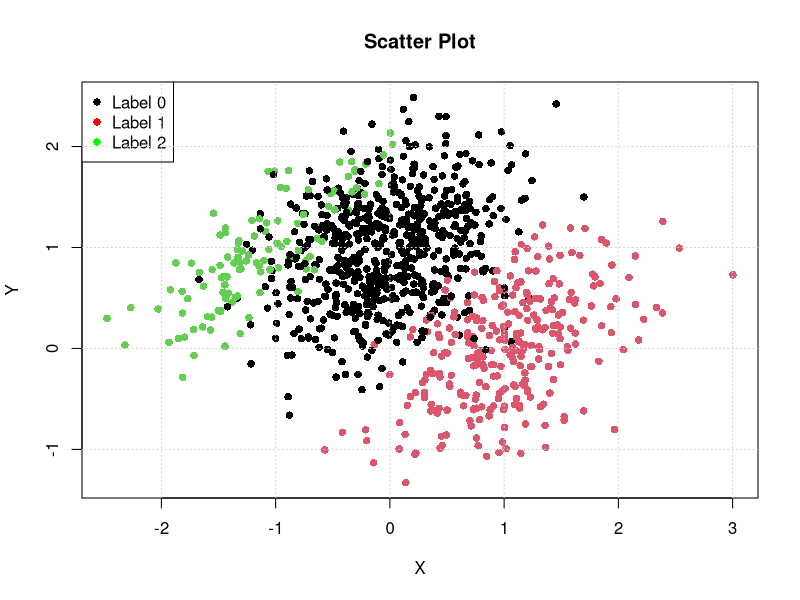

This figure's R source: (Note: a time limit stopped this script after it produced the figure.)

# Script: bayes-classifier.R
# Date: October, 3rd, 2019
# Author: Piotr Kapela

rm(list = ls())
cat("\014")

# Libraries
library(ggplot2) 
library(gridExtra)
library(MASS)

# Reproduce Randomness
set.seed(1)

# Number of Observations
n <- 1000
p <- 2
X <- matrix(ncol=p, nrow=n)

# Population Parameters
############################
# Variance
o0 <- o1 <- o2 <- 0.5

# Mean
mu0 <- c(0,1)
mu1 <- c(1,0)
mu2 <- c(-1,1)

# Correlation Coefficient
rho_fcn <- function(i) {
  return(0.25 + (i - 1)*0.25)
}
rho0 <- rho_fcn(1)
rho1 <- rho_fcn(2)
rho2 <- rho_fcn(3)

# Covariance Matrix 
C0 <- o0^2 * matrix(c(1, rho0, rho0, 1), nrow=2)
C1 <- o1^2 * matrix(c(1, rho1, rho1, 1), nrow=2)
C2 <- o2^2 * matrix(c(1, rho2, rho2, 1), nrow=2)

# Pi
pi0 <- 0.6
pi1 <- 0.3
pi2 <- 0.1

# Custom Functions
get_class_fcn <- function(x) {
  
  max_val <- det_fcn(x, C0, mu0, pi0)
  
  if( max_val < det_fcn(x,C1,mu1,pi1) ) {
    if( max_val < det_fcn(x, C2, mu2, pi2) ){
      return(2)
    } else {
      return(1)
    }
  } else if ( max_val < det_fcn(x, C2, mu2, pi2) ) {
    return(2)
  } else {
    return(0)
  }
}

det_fcn <- function(x, C, mu, pi) {
  return( -0.5 * x %*% solve(C) %*% x + x %*% solve(C) %*% mu -0.5 * mu %*% solve(C) %*% mu - 0.5 * log( det(C) ) + log(pi) )
}

# Data Generation
y <- as.factor(sample(0:2, size=n, replace=TRUE, prob=c(pi0, pi1, pi2)))
                           
for (i in 1:n){
  mu    <- (y[i]==2)*mu2 + (y[i]==1)*mu1 + (y[i]==0)*mu0
  C     <- (y[i]==2)*C2 + (y[i]==1)*C1 + (y[i]==0)*C0
  X[i,] <- mvrnorm(1, mu, C) 
}

# Plotting
plot(X, col=y, pch=16, xlab="X", ylab="Y", main="Scatter Plot")
legend( "topleft", legend=c("Label 0", "Label 1", "Label 2"), col=c("black", "red", "green"), pch=c(16,16))
grid()

# Estimates of Parameters
############################
n0 <- sum(y==0)
n1 <- sum(y==1)
n2 <- sum(y==2)

X0 <- X[y==0,]
X1 <- X[y==1,]
X2 <- X[y==2,]

mu0.hat <- colMeans(X0)
mu1.hat <- colMeans(X1)
mu2.hat <- colMeans(X2)

pi0.hat <- n0/n
pi1.hat <- n1/n
pi2.hat <- n2/n

X0 <- X0 - mu0.hat
X1 <- X1 - mu1.hat
X2 <- X2 - mu2.hat

C0.hat <- cov(X0)
C1.hat <- cov(X1)
C2.hat <- cov(X2)

get_class_est_fcn <- function(x) {
  
  max_val <- det_fcn(x, C0.hat, mu0.hat, pi0.hat)
  
  if(max_val < det_fcn(x,C1.hat, mu1.hat, pi1.hat)) {
    if(max_val < det_fcn(x, C2.hat, mu2.hat, pi2.hat)){
      return(2)
    } else {
      return(1)
    }
  } else if (max_val < det_fcn(x, C2.hat, mu2.hat, pi2.hat)) {
    return(2)
  } else {
    return(0)
  }
}

# Preparing Data for Plots
X.grid <- expand.grid(x=seq(from=min(X[,1]), to=max(X[,1]), length.out=n), y=seq(from=min(X[,2]), to=max(X[,2]), length.out=n))
# Applying Bayes to the Grid
y.hat.grid <- apply(as.matrix(X.grid), 1, get_class_fcn)
y.hat.grid <- apply(as.matrix(X.grid), 1, get_class_est_fcn)

# Creating Data Frames
datafA <- data.frame(X.grid, as.matrix(y.hat.grid))
datafB <- data.frame(y, X)

# Final Plots
p1 <- ggplot(datafB, aes(x=X1, y=X2, colour=y))+geom_point()+ggtitle("Train data")+xlab("X")+ylab("Y")
p2 <- ggplot(datafA, aes(x=x, y=y, colour=y.hat.grid))+geom_point()+ggtitle("Predicted label")+xlab("X")+ylab("Y")

grid.arrange(p1,  p2, nrow =1)
